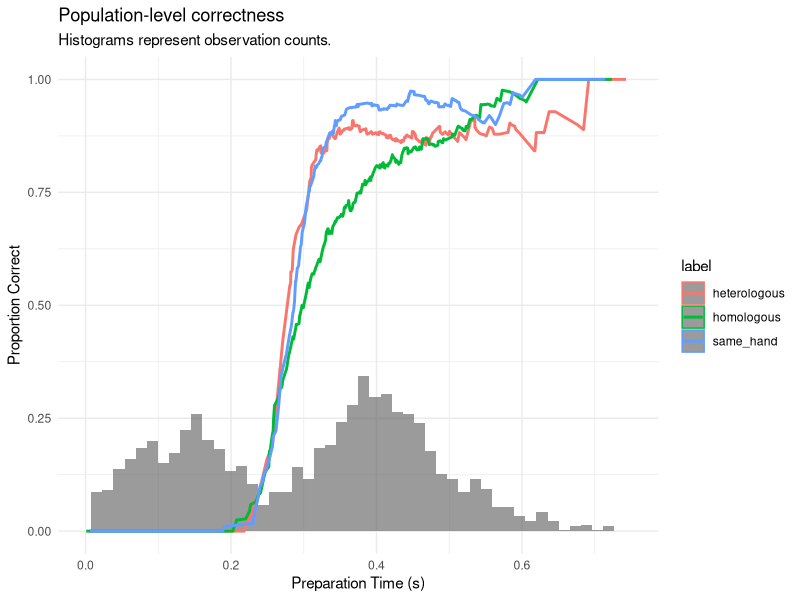
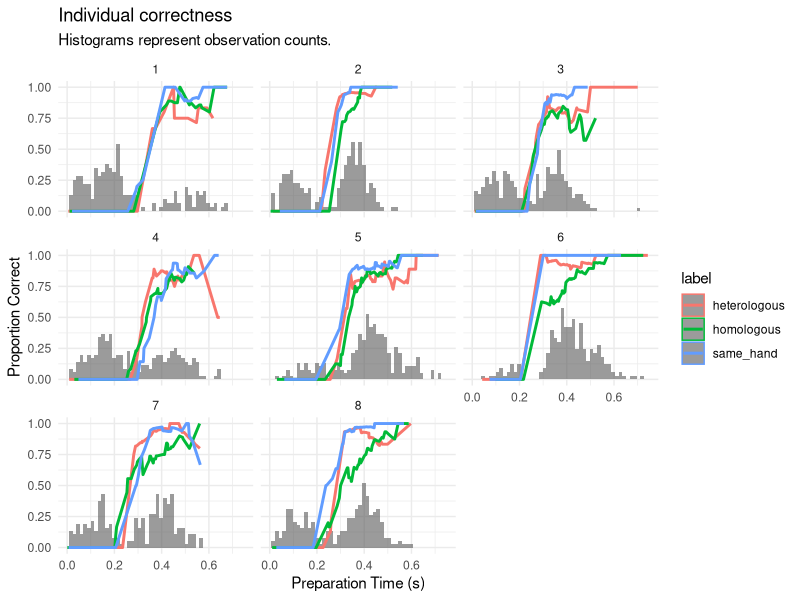
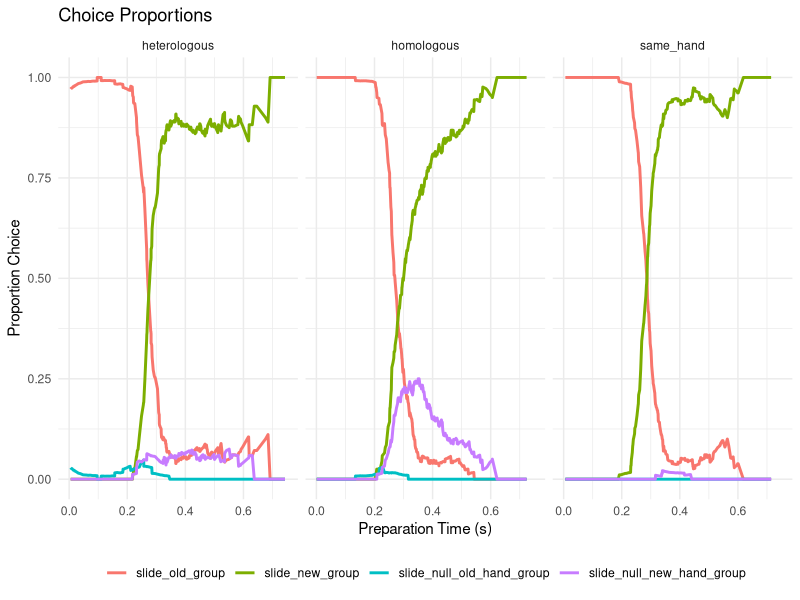
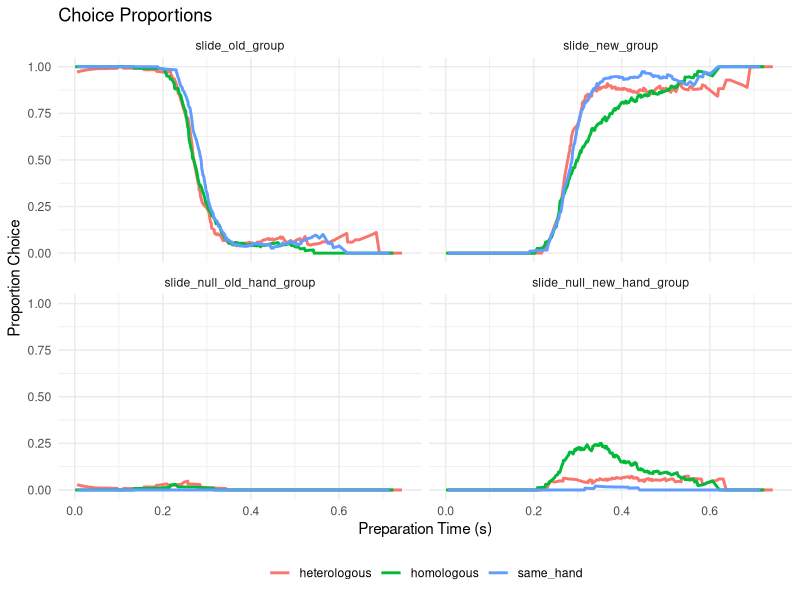
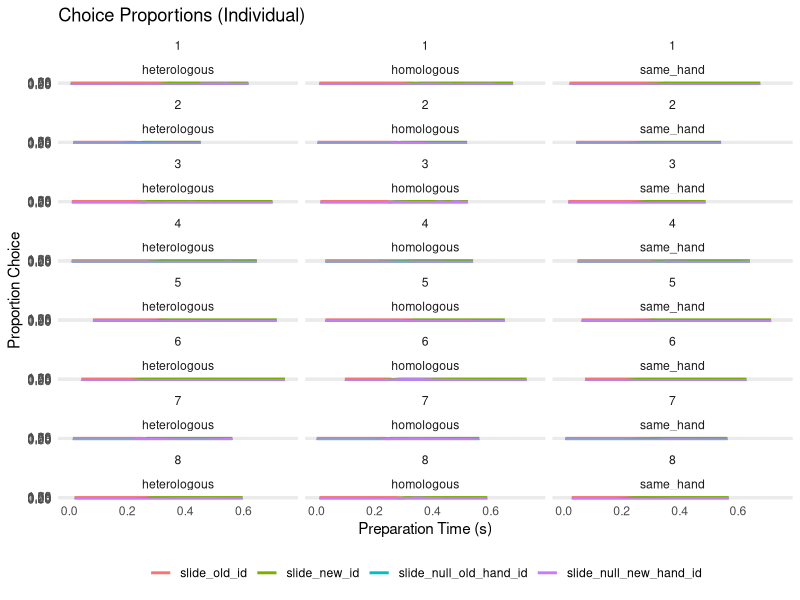

R code for these plots, in order:
## ---- chunk 1
knitr::opts_chunk$set(warning = FALSE, message = FALSE)

## ---- chunk 2
library(data.table)
library(ggplot2)
library(ggthemes)
theme_set(theme_minimal())

slider <- function(x, y, window_size = 0.1) {
  out <- rep(NA, length(y))
  upper <- x + (window_size/2)
  lower <- x - (window_size/2)
  
  for (nn in seq(1, length(y))) {
    out[nn] <- mean(y[x <= upper[nn] & x >= lower[nn]], na.rm = TRUE)
  }
  out
}
## ---- chunk 3
dat <-  fread('extended_table.csv') # comes from matlab file write_extended_data.m
dat <- dat[real_prep_time > 0]
dat <- dat[first_image != second_image]
dat <- dat[!is.nan(first_press)]
dat[, 'first_hand' := ifelse(first_image > 5, 'right', 'left')]
dat[, 'second_hand' := ifelse(second_image > 5, 'right', 'left')]

fings <- c('pinky', 'ring', 'middle', 'index', 'thumb')
fingers <- data.frame(first_image = 1:10, finger1 = c(fings, rev(fings)))
dat <- merge(dat, fingers, by = 'first_image', sort = FALSE)
names(fingers) <- c('second_image', 'finger2')
dat <- merge(dat, fingers, by = 'second_image', sort = FALSE)

dat[, 'label' := ifelse(first_hand == second_hand, 'same_hand',
                        ifelse(finger1 == finger2, 'homologous', 'heterologous'))]
names(dat)[16:17] <- c('first_finger', 'second_finger')
## ---- chunk 4
dat[, 'slide_correct_group' := slider(real_prep_time, correct), by = c('label')]
dat[, 'slide_correct_id' := slider(real_prep_time, correct), by = c('label', 'id')]

ggplot(dat, aes(x = real_prep_time, y = slide_correct_group, colour = label)) +
  geom_histogram(data = dat, aes(x = real_prep_time, y = ..density../10, colour = NULL),
                 bins = 50, alpha = 0.6) +
  geom_line(size = 1) + 
  xlim(c(0, 0.75)) +
  labs(x = 'Preparation Time (s)',
       y = 'Proportion Correct',
       title = 'Population-level correctness',
       subtitle = 'Histograms represent observation counts.')

ggplot(dat, aes(x = real_prep_time, y = slide_correct_id, colour = label)) +
  geom_histogram(data = dat, aes(x = real_prep_time, y = ..density../10, colour = NULL),
               bins = 50, alpha = 0.6) +
  geom_line(size = 1) + 
  xlim(c(0, 0.75)) +
  labs(x = 'Preparation Time (s)',
       y = 'Proportion Correct',
       title = 'Individual correctness',
       subtitle = 'Histograms represent observation counts.') +
  facet_wrap(~id)


## ---- chunk 5
# choice
dat[, 'chose_old' := first_image == first_press]
dat[, 'chose_new' := second_image == first_press]
dat[, 'chose_null' := chose_old == chose_new] # chose neither old nor new (one of the other choices)
dat[, 'hand_choice' := ifelse(first_press > 5, 'right', 'left')]
dat[, 'chose_null_old_hand' := chose_null & (hand_choice == first_hand)]
dat[, 'chose_null_new_hand' := chose_null & !chose_null_old_hand]

dat[, 'slide_old_group' := slider(real_prep_time, chose_old), by = c('label')]
dat[, 'slide_new_group' := slider(real_prep_time, chose_new), by = c('label')]
dat[, 'slide_null_group' := slider(real_prep_time, chose_null), by = c('label')]
dat[, 'slide_null_old_hand_group' := slider(real_prep_time, chose_null_old_hand), by = c('label')]
dat[, 'slide_null_new_hand_group' := slider(real_prep_time, chose_null_new_hand), by = c('label')]

dat[, 'slide_old_id' := slider(real_prep_time, chose_old), by = c('label', 'id')]
dat[, 'slide_new_id' := slider(real_prep_time, chose_new), by = c('label', 'id')]
dat[, 'slide_null_id' := slider(real_prep_time, chose_null), by = c('label', 'id')]
dat[, 'slide_null_old_hand_id' := slider(real_prep_time, chose_null_old_hand), by = c('label', 'id')]
dat[, 'slide_null_new_hand_id' := slider(real_prep_time, chose_null_new_hand), by = c('label', 'id')]

## ---- chunk 6

tmp_dat <- dat[, c(4, 11, 18, 27:28, 30:31)]
tmp_dat <- melt(tmp_dat, id = c('id', 'label', 'real_prep_time'))

ggplot(tmp_dat, aes(x = real_prep_time, y = value, colour = variable)) + 
  geom_line(size = 1) + 
  xlim(c(0, 0.75)) +
  facet_wrap(~label) +
  labs(x = 'Preparation Time (s)',
       y = 'Proportion Choice',
       title = 'Choice Proportions') +
  theme(legend.position = "bottom") +
  guides(colour = guide_legend(title = NULL))

## ---- chunk 7
ggplot(tmp_dat, aes(x = real_prep_time, y = value, colour = label)) + 
  geom_line(size = 1) + 
  xlim(c(0, 0.75)) +
  facet_wrap(~variable) +
  labs(x = 'Preparation Time (s)',
       y = 'Proportion Choice',
       title = 'Choice Proportions') +
  theme(legend.position = "bottom") +
  guides(colour = guide_legend(title = NULL))
## ---- chunk 8
tmp_dat <- dat[, c(4, 11, 18, 32:33, 35:36)]
tmp_dat <- melt(tmp_dat, id = c('id', 'label', 'real_prep_time'))

ggplot(tmp_dat, aes(x = real_prep_time, y = value, colour = variable)) + 
  geom_line(size = 1) + 
  xlim(c(0, 0.75)) +
  facet_wrap(id~label, ncol = 3) +
  labs(x = 'Preparation Time (s)',
       y = 'Proportion Choice',
       title = 'Choice Proportions (Individual)') +
  theme(legend.position = "bottom") +
  guides(colour = guide_legend(title = NULL))
## ---- chunk 9

dat[,choice := ifelse(chose_old, 1, ifelse(chose_new, 2, ifelse(chose_null_old_hand, 3, 4)))]
#m1 <- brm(correct ~ gp(real_prep_time, by = label), family = categorical(), data = dat, chains = 2)
